Frame 1 (no input): blank canvas, image omitted
Frame 60 (no input): blank canvas, image omitted
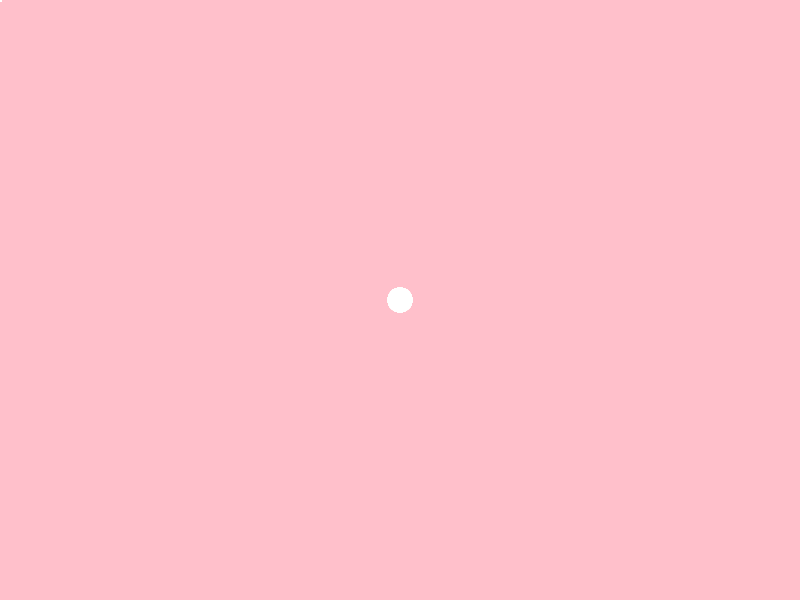
Frame 120 (the mouse pressed at the canvas centre since frame 60)

The p5.js sketch whose frames 1 and 60 were blank and that drew this single picture after the mouse press (run headless with seeded random() and noise() and a simulated clock; from frame 60 on, the mouse is pressed at the canvas centre):

// p5.js sketch
// ── sketch.js
function setup() {
  createCanvas(displayWidth, displayHeight);
  background('pink');
  noCursor(); // Hide the default mouse cursor
}


function draw() {
  // Draw a white dot at the current mouse position when the mouse is pressed
  if (mouseIsPressed) {
    fill('white');
    ellipse(mouseX, mouseY, 25, 25); // White dot with a diameter of 5
  }


  // Draw the rectangle wand at the current mouse position without leaving a trace
  fill('white');
  noStroke();
  rect(mouseX, mouseY, 2, 2); // Rectangle dimensions
}
